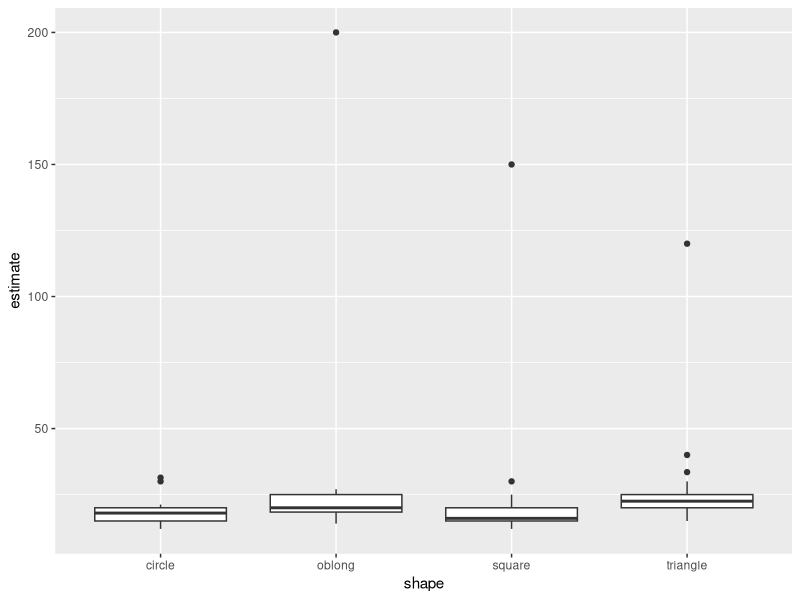
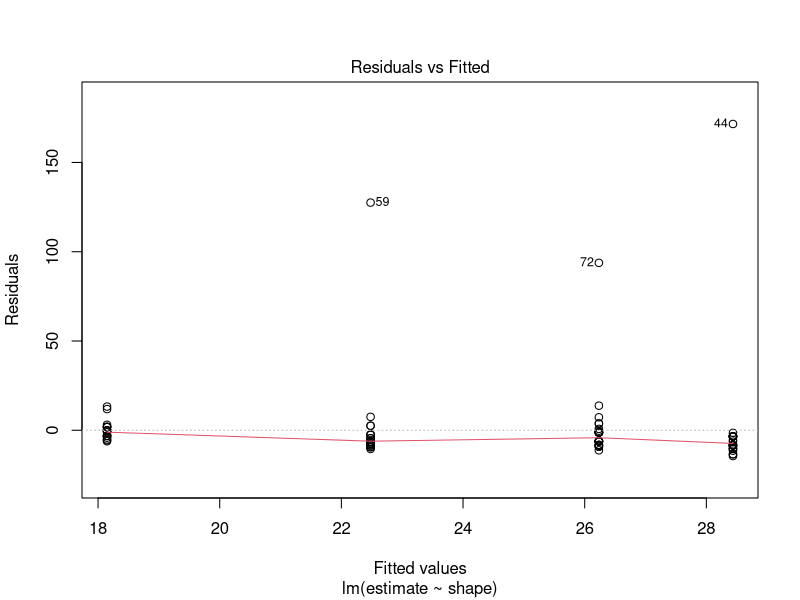
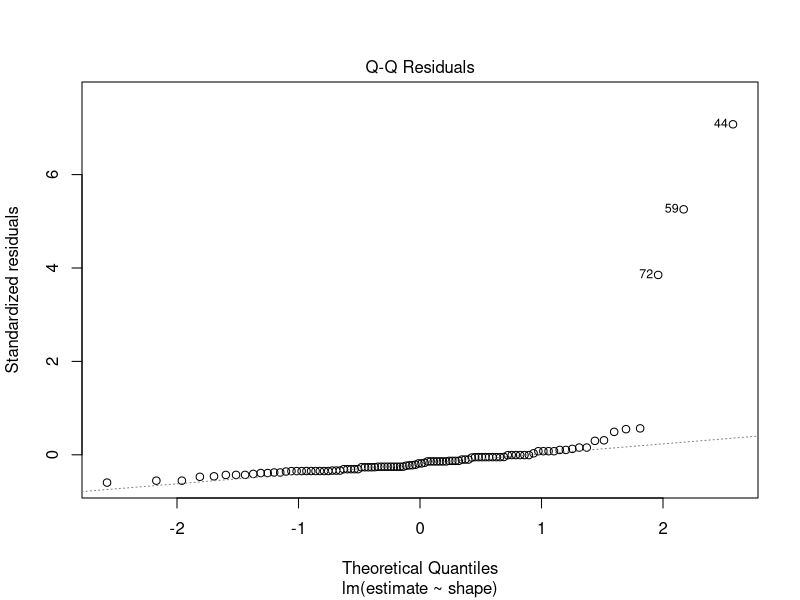
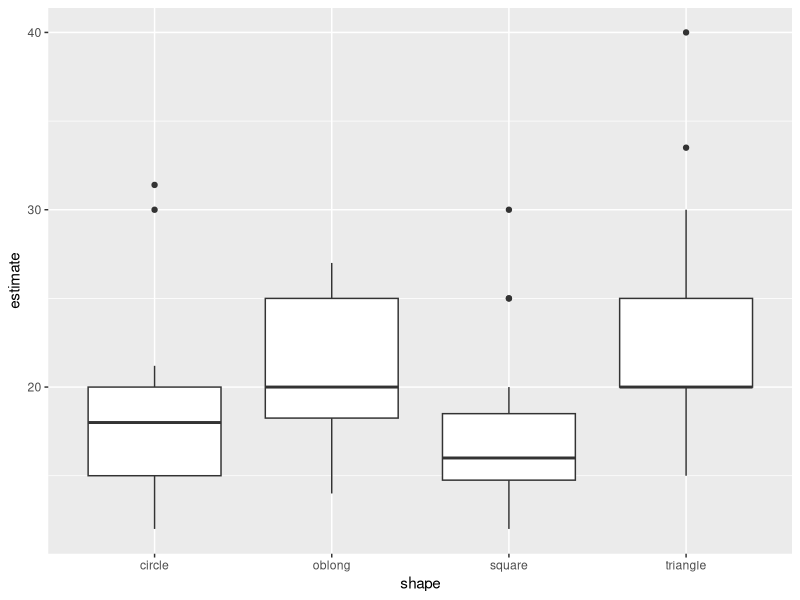
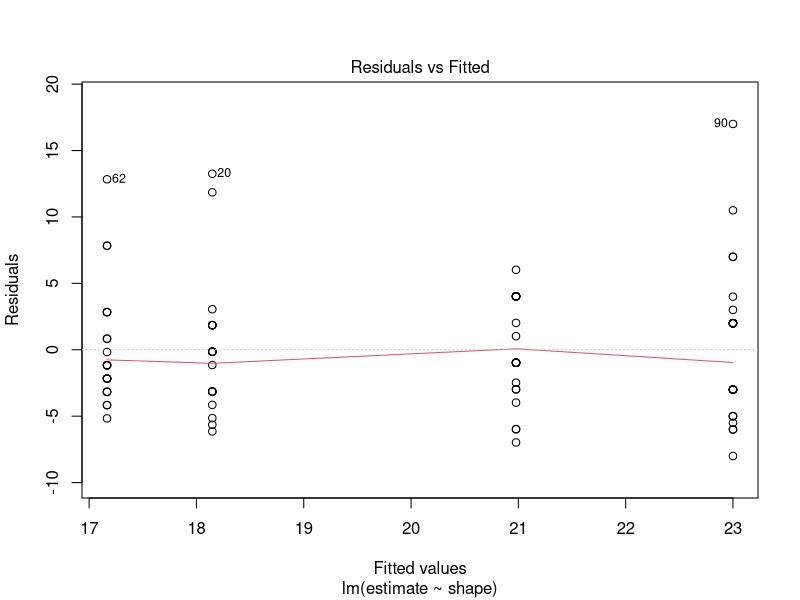
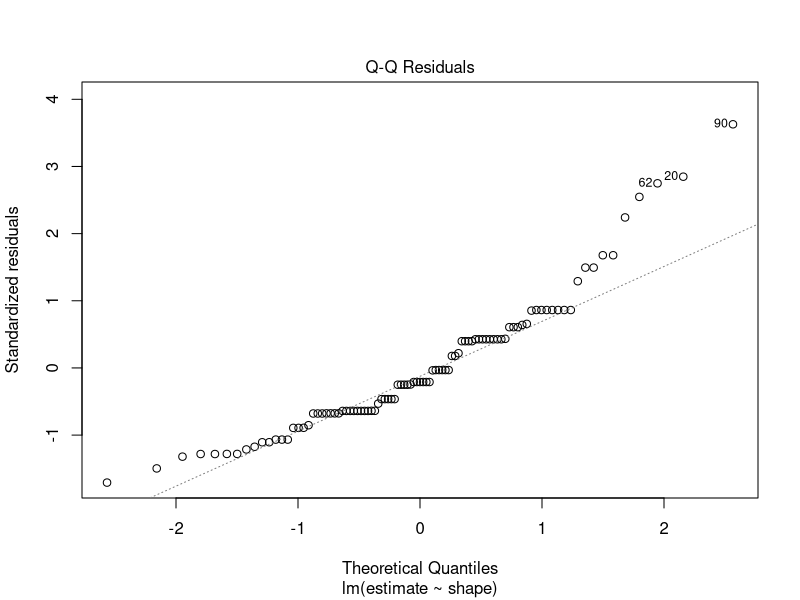

Source code (R) for these figures, in order:
## ---- chunk 1

## ---- chunk 2
require(plyr)
require(ggplot2)
require(knitr)
## ---- chunk 3
x <- read.csv("./tutorial.csv")
kable(x)

kable(ddply(x, .(shape), summarize
      , n = length(shape)
      , mean = mean(estimate)
      , sd = sd(estimate)))
## ---- chunk 4
ggplot(x, aes(shape, estimate)) + geom_boxplot()

x.lm <- lm(estimate ~ shape, data = x)
plot(x.lm, which = 1:2)

kable(anova(lm(residuals(x.lm)^2 ~ x$shape))) # Levene's test
## ---- chunk 5
# remove outliers
x <- x[x$estimate < 100, ]
ggplot(x, aes(shape, estimate)) + geom_boxplot()

x.lm <- lm(estimate ~ shape, data = x)
plot(x.lm, which = 1:2)

kable(anova(lm(residuals(x.lm)^2 ~ x$shape))) # Levene's test
